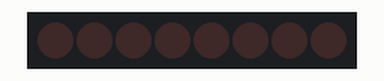
Simulated run of this sketch. Board: Arduino Uno, built with avr-gcc and run on an emulated ATmega328P. Parts: 8 shift-register outputs drawn as a row of LEDs (first output left, lit = HIGH). Wiring (inferred from the names in the program): shift register (74HC595): data pin 3; shift clock pin 7; latch pin 5. Wiring (inferred from the signals the program sends): row of LEDs: on Q0, Q1, Q2, Q3, Q4, Q5, Q6, Q7. What the sketch prints to the serial monitor is not drawn.

Above: at 0.14 s.
At 0.89 s:
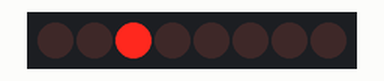
At 1.39 s:
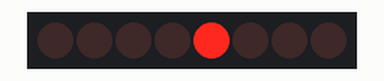
At 2.6 s:
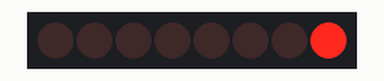
At 4.89 s:
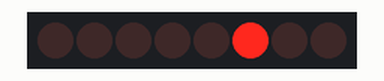
At 7.15 s:
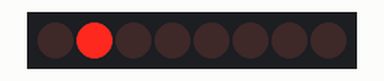
Timing chart, 0 to 7.5 s (numbered marks = the images above):
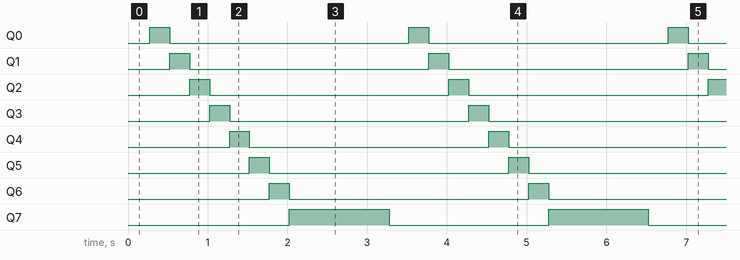

The sketch:

74HC595IC-control-LEDs.ino
```cpp
/*
 * 74HC595 IC bit pattern shift demo. Why use 74HC595 IC? Because it allows us use 3 GPIO pins
 * to drive up to 8 LEDs (or another electrical component).
 *
 * How it works?
 *
 * 1. Before sending data to the chip, we need to set `Latch Pin` to `LOW`.
 * 2. Then we can use `shiftOut` to send a byte via the `Serial Data Pin`.
 * 3. After finish data sending, we need to set the `Latch Pin` to `HIGH`.
 *
 * The `byte` we sent represents 8 switch status which will map to the IC `Output Pins` (Q0 ~ Q7).
 * The bit mapping order is controlled the `bitOrder` param which will be `MSBFIRST` or `LSBFIRST`,
 * it means either `bit7 ~ bit0` or `bit0 ~ bit7`.
 *
 * Some pins we need to pay attention to:
 *
 * Q0 ~ Q7: Voltage output pin, output `HIGH` or `LOW`, data source is from `Pin 14 (Serial Data Pin)`
 * Pin10: Master reclear, active low. If you don't want the `reclear` works, then we need to set it to `HIGH` or just connect to the 5V.
 * Pin11: Clock pin
 * Pin12: Latch pin
 * Pin13: Output enable, active low. Control whether the `Q0 ~ Q7` enable or not, set to `LOW` or connect to the ground.
 * Pin14: Serial data input, we will this pin to send bit data
 *
 * The real visual effect of this demo: We should see 8 LEDs will light up from right to left one-by-one.
 */
uint8_t LEDS_ARRAY[] = {
  B00000000,
  B00000001,
  B00000010,
  B00000100,
  B00001000,
  B00010000,
  B00100000,
  B01000000,
  B10000000,
};

// Test setting, all light up or all light off
const uint8_t ALL_ENABLE_VALUE = 0xFF;
const uint8_t ALL_DISABLE_VALUE = 0x00;

const uint8_t IC_DATA_PIN = 3;
const uint8_t IC_LATCH_PIN = 5;
const uint8_t IC_CLOCK_PIN = 7;

const char message[1024];

/**
 *
 */
void setup() {
  Serial.begin(9600);
  pinMode(IC_LATCH_PIN, OUTPUT);
  pinMode(IC_CLOCK_PIN, OUTPUT);
  pinMode(IC_DATA_PIN, OUTPUT);

  sprintf(message,
    "[ 74HC595 IC bit pattern shit demo ]\nIC_DATA_PIN: %d\nIC_LATCH_PIN: %d\nIC_CLOCK_PIN: %d\n",
    IC_DATA_PIN,
    IC_LATCH_PIN,
    IC_CLOCK_PIN
  );
  Serial.println(message);
}

/**
 *
 */
void test() {
  // Before we can use `shiftOut` to send down the data to the chip, the `Latch pin` must be `LOW`.
  digitalWrite(IC_LATCH_PIN, LOW);

  // Just for test, light up all the LEDs
  shiftOut(IC_DATA_PIN, IC_CLOCK_PIN, LSBFIRST, ALL_ENABLE_VALUE);

  // After we finish sending the data via the data pin, we should set the `Latch pin` back to `HIGHT.
  digitalWrite(IC_LATCH_PIN, HIGH);
}

/**
 *
 */
void loop() {
  // The the entire light up pattern
  for (int arrIndex = 0; arrIndex < sizeof(LEDS_ARRAY); arrIndex++ ) {
    digitalWrite(IC_LATCH_PIN, LOW);

    shiftOut(IC_DATA_PIN, IC_CLOCK_PIN, MSBFIRST, LEDS_ARRAY[ arrIndex ]);

    digitalWrite(IC_LATCH_PIN, HIGH);

    delay(250);
  }


  // Deplay before the next light up pattern
  delay(1000);


}
```

Measured:
- by itself, Q0–6: alternates HIGH for 0.25 s and LOW for 3.0 s
- by itself, Q7: alternates HIGH for 1.3 s and LOW for 2.0 s
- by itself, everything shown: repeats every 3.3 s, in 9 steps
